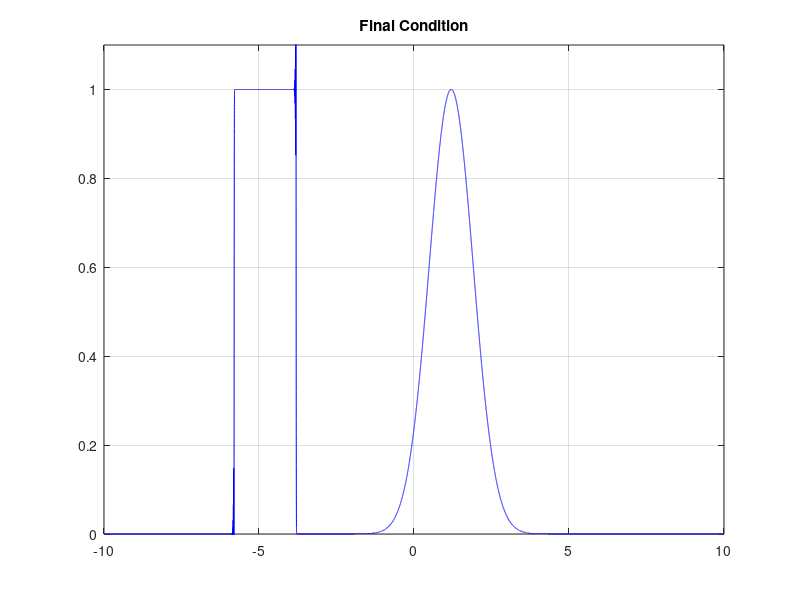

Write the MATLAB code that produced this figure.
% moving_wave_vectorized_MacCormack.m

clear
close('all')

N = 50000;
u = 1;

plot_freq = 2500;
plot_switch = 1;
x_left = -10;
x_right = 10;
x_space = linspace(x_left,x_right,N);

dx = x_space(2)-x_space(1);
dt = 0.6*(dx)/u;
nu = u*dx/dt;

%Num_ts = min(1000,ceil(15/dt));
Num_ts=5000;
% set initial condition
%f = zeros(N,1);
x_space = linspace(x_left,x_right,N);

f_l = 1;
f = f_l*exp(-(x_space.*x_space));
f((x_space < -5) & (x_space > -7)) = 1;

f_tmp1 = zeros(N,1);
f_tmp = zeros(N,1);





% plot initial condition
plot(x_space,f,'-b');
axis([x_left x_right 0 1.1*f_l]);
grid on

%title('\bf{Initial Condition}');
drawnow

tic;

ind = (1:N)';
x_m = circshift(ind,1);
x_p = circshift(ind,-1);

for ts = 1:Num_ts
    
    if(mod(ts,100)==0)
       fprintf('Executing time step number %d.\n',ts);
    end
    
    f_tmp1 = f - (u*dt/dx).*(f(x_p)-f);
    f_tmp = 0.5*(f + f_tmp1 - (u*dt/dx).*(f_tmp1 - f_tmp1(x_m)));
    
    f = f_tmp;
    
    if(plot_switch==1)
        if(mod(ts,plot_freq)==0)
            plot(x_space,f,'-b')
            axis([x_left x_right 0 1.1*f_l]);
            grid on
            title('\bf{MacCormack Method}','FontSize',12);
            
            drawnow
        end
    end
    
end

ex_time = toc;

plot(x_space,f,'-b');
axis([x_left x_right 0 1.1*f_l]);
title('\bf{Final Condition}');
grid on
drawnow

fprintf('Execution time = %g.\n Average time per DOF*update = %g. \n',ex_time, ex_time/(N*Num_ts));